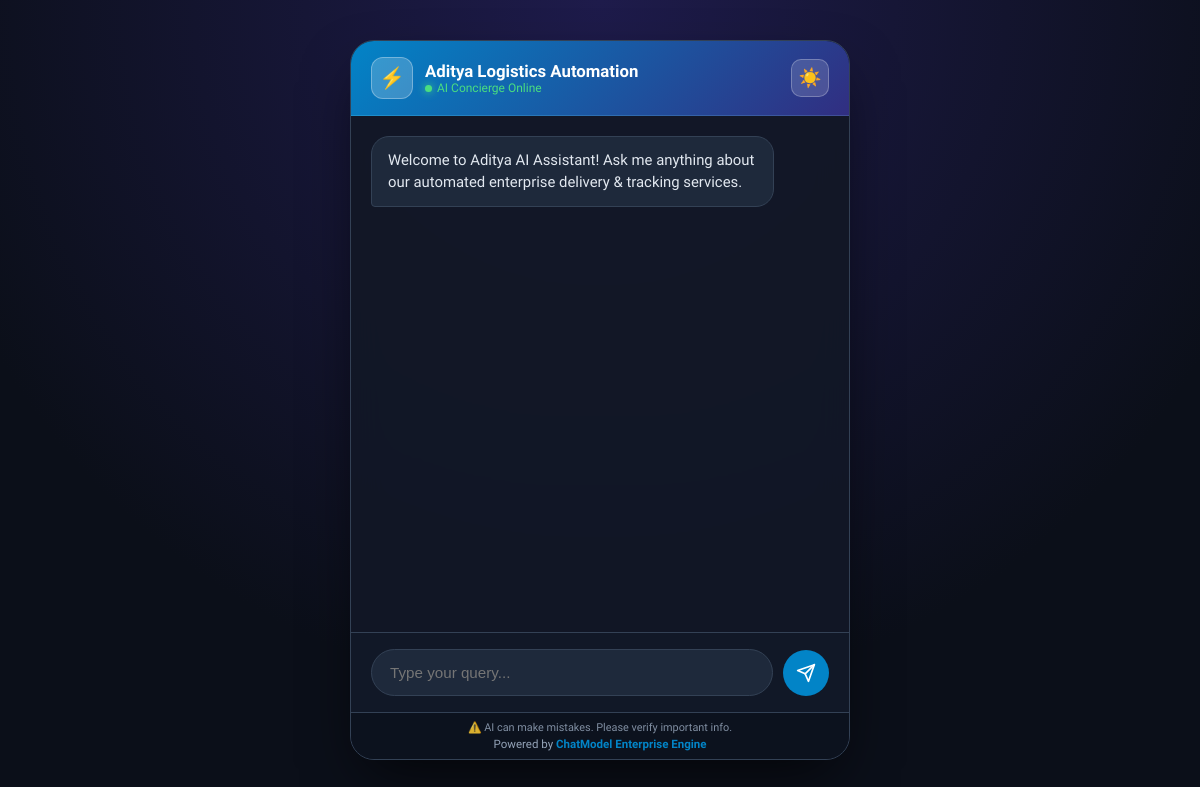
Page /index.php?subdomain=aditya on the earlier database version.
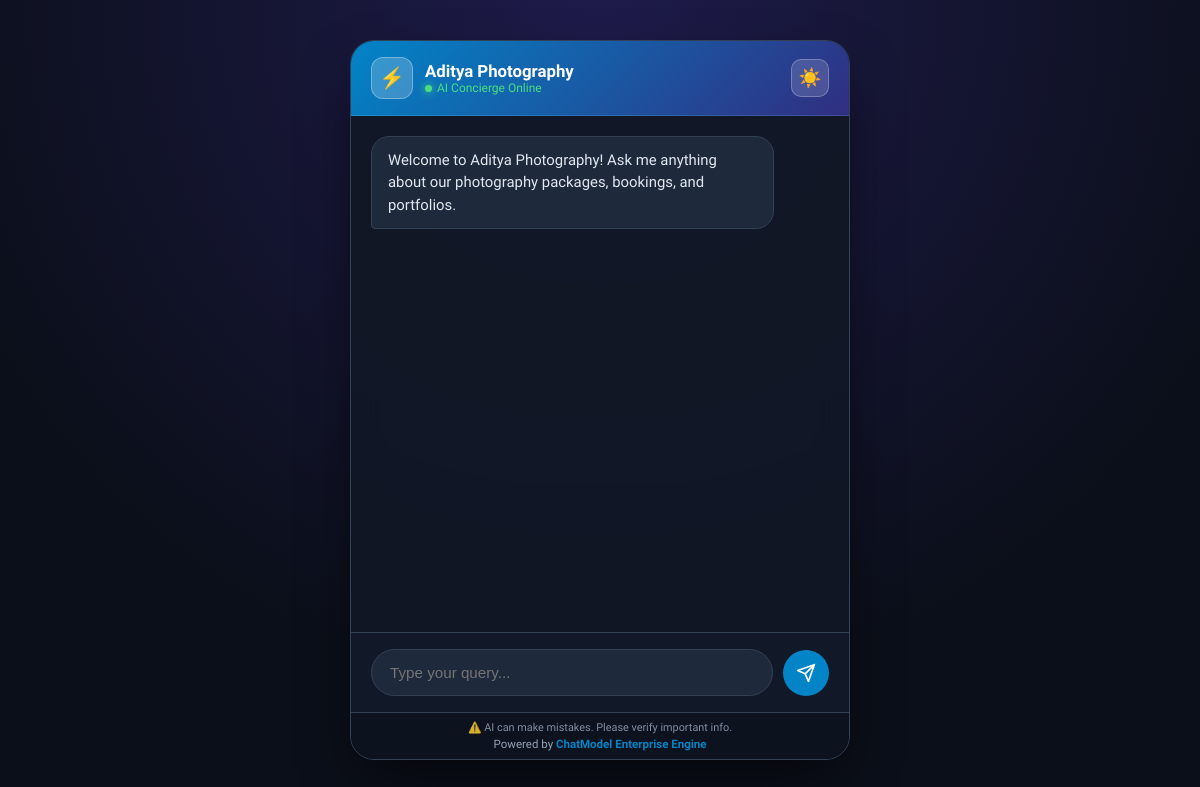
Same page on the later database version.
### tables this page shows
CREATE TABLE tenants (
                id INTEGER PRIMARY KEY AUTOINCREMENT,
                subdomain TEXT NOT NULL UNIQUE,
                password_hash TEXT DEFAULT '',
                business_name TEXT NOT NULL,
                webhook_url TEXT NOT NULL,
                welcome_message TEXT DEFAULT 'Hello! How can we help your business today?',
                theme_color TEXT DEFAULT '#4f46e5',
                plan TEXT DEFAULT 'starter',
                monthly_limit INTEGER DEFAULT 2500,
                chat_access_mode TEXT DEFAULT 'public',
                internal_access_key TEXT DEFAULT '',
                is_active INTEGER DEFAULT 1,
                created_at DATETIME DEFAULT CURRENT_TIMESTAMP,
                updated_at DATETIME DEFAULT CURRENT_TIMESTAMP
            );

### db/database.php (called while the page is built, shortened)
<?php
class Database
{
    private static ?PDO $pdo = null;
    private static string $dbFile = __DIR__ . '/../data/tenants.db';
    public static function getConnection(): PDO
    {
        if (self::$pdo === null) {
            self::$pdo = new PDO('sqlite:' . self::$dbFile);
            self::$pdo->setAttribute(PDO::ATTR_ERRMODE, PDO::ERRMODE_EXCEPTION);
            self::$pdo->setAttribute(PDO::ATTR_DEFAULT_FETCH_MODE, PDO::FETCH_ASSOC);
            self::$pdo->exec("PRAGMA journal_mode = WAL;");
            self::$pdo->exec("PRAGMA busy_timeout = 5000;");
            self::$pdo->exec("PRAGMA synchronous = NORMAL;");
        }
        return self::$pdo;
    }
    public static function getTenantBySubdomain(string $subdomain): ?array
    {
        $subdomain = strtolower(trim($subdomain));
        $db = self::getConnection();
        $stmt = $db->prepare("SELECT * FROM tenants WHERE LOWER(subdomain) = :subdomain LIMIT 1");
        $stmt->execute([':subdomain' => $subdomain]);
        $result = $stmt->fetch();
        return $result ? $result : null;
    }
}

### views/assistant/chat_interface.php (the view, shortened to what this page needs)
<!DOCTYPE html>
<html lang="en" data-theme="dark">
<head>
    <link rel="stylesheet" href="/assets/css/assistant.css">
</head>
<body>
    <div class="chat-container">
        <div class="chat-header">
            <div class="header-info">
                <div class="header-avatar">⚡</div>
                <div>
                    <div class="header-title"><?php echo htmlspecialchars($businessName); ?></div>
                    <div class="status-tag">
                        <span class="status-dot"></span>
                        <span id="headerStatusText"><?php echo $isChatAuthenticated ? 'Internal Team Session' : 'AI Concierge Online'; ?></span>
                    </div>
                </div>
            </div>
            <div class="header-actions">
                <button id="themeToggleBtn" class="theme-toggle-btn" title="Toggle Day / Night Mode" aria-label="Toggle theme">
                    <span id="themeIcon">☀️</span>
                </button>
            </div>
        </div>
        <?php if ($chatAccessMode === 'private' && !$isChatAuthenticated): ?>
            <div class="auth-gate-container" id="authGate">
                <div class="auth-card">
                    <div class="auth-card-icon">🔒</div>
                    <div class="auth-card-title">Internal AI Assistant</div>
                    <div class="auth-card-desc">
                        This assistant is restricted for internal use. Please enter your workspace passcode to start chatting.
                    </div>
                    <form id="chatLoginForm" onsubmit="handleChatLoginSubmit(event)">
                        <div class="auth-input-group">
                            <label for="chatPasswordInput">Team Passcode or Password</label>
                            <input type="password" id="chatPasswordInput" class="auth-input" placeholder="Enter access passcode..." required autocomplete="current-password">
                        </div>
                        <button type="submit" class="btn-unlock" id="unlockBtn">
                            <span>Unlock AI Assistant</span>
                            <span>➔</span>
                        </button>
                        <div id="authErrorMsg" class="auth-error-msg"></div>
                    </form>
                </div>
            </div>
            <div class="chat-messages" id="chatMessages" style="display: none;">
                <div class="message bot">
                    <p><?php echo htmlspecialchars($welcomeMessage); ?></p>
                </div>
                <div class="loading-indicator" id="loadingIndicator">
                    <div class="loading-dot"></div>
                    <div class="loading-dot"></div>
                    <div class="loading-dot"></div>
                </div>
            </div>
            <div class="chat-input-container" id="chatInputContainer" style="display: none;">
                <input type="text" id="chatInput" class="chat-input" placeholder="Type your query..." autocomplete="off">
                <button id="sendBtn" class="send-button" aria-label="Send message">
                    <svg width="20" height="20" viewBox="0 0 24 24" fill="none" stroke="currentColor" stroke-width="2" stroke-linecap="round" stroke-linejoin="round">
                        <line x1="22" y1="2" x2="11" y2="13"></line>
                        <polygon points="22 2 15 22 11 13 2 9 22 2"></polygon>
                    </svg>
                </button>
            </div>
        <?php else: ?>
            <div class="chat-messages" id="chatMessages">
                <div class="message bot">
                    <p><?php echo htmlspecialchars($welcomeMessage); ?></p>
                </div>
            </div>
            <div class="chat-input-container" id="chatInputContainer">
                <input type="text" id="chatInput" class="chat-input" placeholder="Type your query..." autocomplete="off">
                <button id="sendBtn" class="send-button" aria-label="Send message">
                    <svg width="20" height="20" viewBox="0 0 24 24" fill="none" stroke="currentColor" stroke-width="2" stroke-linecap="round" stroke-linejoin="round">
                        <line x1="22" y1="2" x2="11" y2="13"></line>
                        <polygon points="22 2 15 22 11 13 2 9 22 2"></polygon>
                    </svg>
                </button>
            </div>
        <?php endif; ?>
        <div class="powered-by">
            <div style="font-size: 0.68rem; color: var(--text-muted); opacity: 0.85; margin-bottom: 3px;">
                ⚠️ AI can make mistakes. Please verify important info.
            </div>
            Powered by <a href="https://chatmodel.in" target="_blank" rel="noopener">ChatModel Enterprise Engine</a>
        </div>
    </div>
</body>
</html>

### index.php (shortened to what this page needs)
<?php
require_once __DIR__ . '/db/database.php';
$rawHost = $_SERVER['HTTP_HOST'] ?? 'chatmodel.in';
$hostParts = explode(':', $rawHost);
$host = strtolower($hostParts[0]);
$subdomainOverride = $_GET['subdomain'] ?? null;
$subdomain = null;
if ($subdomainOverride) {
    $subdomain = Security::sanitizeSlug($subdomainOverride);
} elseif (preg_match('/^([a-z0-9-]+)\.chatmodel\.in$/i', $host, $matches)) {
    $matched = strtolower($matches[1]);
    if ($matched !== 'www' && $matched !== 'n8n' && $matched !== 'admin') {
        $subdomain = $matched;
    }
}
if (!empty($subdomain)) {
    $tenant = Database::getTenantBySubdomain($subdomain);
    $businessName = $tenant['business_name'] ?? 'AI Assistant';
    $welcomeMessage = $tenant['welcome_message'] ?? 'Hello! How can I assist you today?';
    $chatAccessMode = $tenant['chat_access_mode'] ?? 'public';
    $isChatAuthenticated = !empty($_SESSION['chatmodel_chat_authenticated_' . $subdomain]);
    require __DIR__ . '/views/assistant/chat_interface.php';
    exit;
}

### assets/css/assistant.css (style rules this page uses)
:root { --tenant-color: #4f46e5; }
html[data-theme="dark"] { --bg-body: radial-gradient(circle at top, #1e1b4b 0%, #0b0f19 70%); --card-bg: rgba(18, 24, 38, 0.95); --text-main: #f8fafc; --text-muted: #94a3b8; --bot-bubble: #1e293b; --bot-bubble-text: #e2e8f0; --border-color: #334155; --input-bg: #1e293b; --input-bar-bg: #111827; --powered-bg: #0c121e; --shadow: 0 25px 60px -15px rgba(0, 0, 0, 0.7); --toggle-btn-bg: rgba(255, 255, 255, 0.15); --toggle-btn-border: rgba(255, 255, 255, 0.25); }
* { box-sizing: border-box; margin: 0; padding: 0; }
body { font-family: 'Plus Jakarta Sans', sans-serif; background: var(--bg-body); min-height: 100vh; min-height: 100dvh; display: flex; justify-content: center; align-items: center; color: var(--text-main); padding: 16px; transition: background 0.3s ease; -webkit-font-smoothing: antialiased; }
.chat-container { width: 100%; max-width: 500px; height: 90vh; height: 90dvh; background: var(--card-bg); backdrop-filter: blur(16px); border: 1px solid var(--border-color); border-radius: 24px; display: flex; flex-direction: column; overflow: hidden; box-shadow: var(--shadow); transition: background 0.3s ease, border-color 0.3s ease, box-shadow 0.3s ease; }
.chat-header { background: linear-gradient(135deg, var(--tenant-color), #312e81); padding: 16px 20px; display: flex; align-items: center; justify-content: space-between; border-bottom: 1px solid rgba(255, 255, 255, 0.1); color: #ffffff; flex-shrink: 0; }
.header-info { display: flex; align-items: center; gap: 12px; min-width: 0; }
.header-avatar { width: 42px; height: 42px; border-radius: 12px; background: rgba(255, 255, 255, 0.2); display: flex; align-items: center; justify-content: center; font-size: 1.3rem; border: 1px solid rgba(255, 255, 255, 0.3); flex-shrink: 0; }
.header-title { font-weight: 700; font-size: 1.05rem; white-space: nowrap; overflow: hidden; text-overflow: ellipsis; }
.status-tag { font-size: 0.75rem; color: #4ade80; display: flex; align-items: center; gap: 5px; }
.status-dot { width: 7px; height: 7px; background: #4ade80; border-radius: 50%; box-shadow: 0 0 8px #4ade80; }
.theme-toggle-btn { background: var(--toggle-btn-bg); border: 1px solid var(--toggle-btn-border); color: #ffffff; width: 38px; height: 38px; border-radius: 10px; cursor: pointer; display: flex; align-items: center; justify-content: center; font-size: 1.15rem; transition: all 0.2s ease; backdrop-filter: blur(4px); flex-shrink: 0; }
.chat-messages { flex: 1; padding: 20px; overflow-y: auto; display: flex; flex-direction: column; gap: 12px; -webkit-overflow-scrolling: touch; }
.message { max-width: 88%; padding: 12px 16px; border-radius: 18px; font-size: 0.93rem; line-height: 1.5; word-break: break-word; transition: background 0.3s ease, color 0.3s ease; }
.message.bot { background: var(--bot-bubble); color: var(--bot-bubble-text); align-self: flex-start; border-bottom-left-radius: 4px; border: 1px solid var(--border-color); }
.message p { margin-bottom: 8px; }
.message p:last-child { margin-bottom: 0; }
.chat-input-container { padding: 16px 20px; background: var(--input-bar-bg); border-top: 1px solid var(--border-color); display: flex; gap: 10px; align-items: center; transition: background 0.3s ease, border-color 0.3s ease; }
.chat-input { flex: 1; padding: 14px 18px; background: var(--input-bg); border: 1px solid var(--border-color); border-radius: 28px; color: var(--text-main); font-size: 0.95rem; outline: none; transition: border-color 0.2s, box-shadow 0.2s, background 0.3s; }
.send-button { width: 46px; height: 46px; border-radius: 50%; background: var(--tenant-color); border: none; color: #fff; display: flex; align-items: center; justify-content: center; cursor: pointer; transition: all 0.2s; }
.powered-by { text-align: center; padding: 8px; font-size: 0.72rem; color: var(--text-muted); background: var(--powered-bg); border-top: 1px solid var(--border-color); transition: background 0.3s ease, color 0.3s ease; }
.powered-by a { color: var(--tenant-color); text-decoration: none; font-weight: 600; }
.header-actions { display: flex; align-items: center; gap: 8px; }

Differences in the rows shown:
changed tenants: business_name "Aditya Logistics Automation" → "Aditya Photography"; welcome_message "Welcome to Aditya AI Assistant! Ask me anything about our automated enterprise delivery & tracking services." → "Welcome to Aditya Photography! Ask me anything about our photography packages, bookings, and portfolios."
